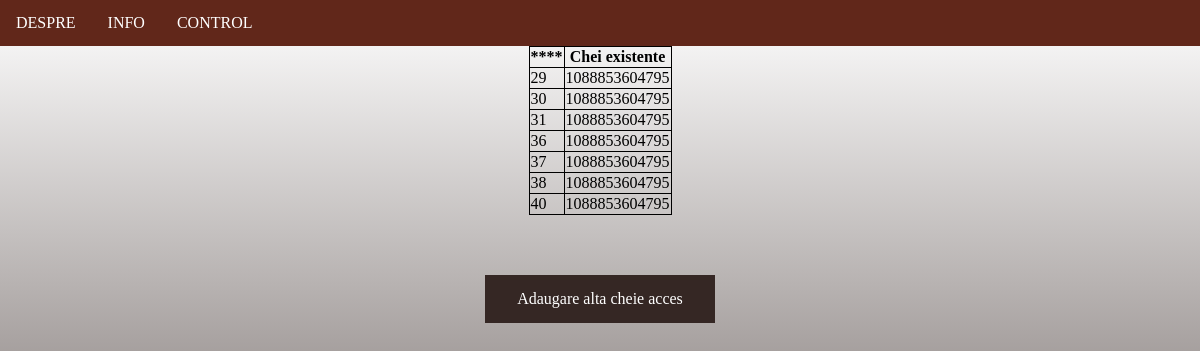
Page /render_info_page/display_current_keys (signed in) on the committed database.
### interface/models.py (models this page shows)
class RFIDKeysModel(models.Model):
    key = models.CharField(max_length=13, blank=True)

### interface/views.py (the view)
# urls.py: path('display_current_keys', views.display_current_keys, name='display_current_keys'),
@login_required
def display_current_keys(request):
    queryset = RFIDKeysModel.objects.all()
    return render(request, 'registration/display_current_keys.html', {'queryset':queryset})

### templates/registration/display_current_keys.html (shortened to what this page needs)
{% extends 'base.html' %}
    {% block head %}
    <link href="/static/css/style.css" rel="stylesheet">
    <header>
        <div class="container">
                <ul class="ul">
                            <li class="li"><a href="{% url 'home' %}"><font face="Euphemia">DESPRE</font></a></li>
                            <li class="li"><a href="{% url 'interface:render_info_page' %}"><font face="Euphemia">INFO</font></a></li>
                            <li class="li"><a href="{% url 'interface:render_control_page' %}"><font face="Euphemia">CONTROL</font></a></li>
                </ul>
        </div>
    </header>
    {% endblock %}
    {% block content %}
    <div="h2">
    <table align="center", style="border-collapse:collapse;border:1px solid black;">
    <thead>
      <tr style="border-collapse:collapse;border:1px solid black;">
          <th>****</th>
          <th style="border-collapse:collapse;border:1px solid black;">Chei existente</th>
      </tr>
    </thead>
      <tbody>
      {% for item in queryset %}
        <tr style="border-collapse:collapse;border:1px solid black;">
            <td style="border-collapse:collapse;border:1px solid black;"> {{ item.id  }}  </td>
            <td style="border-collapse:collapse;border:1px solid black;"> {{ item.key  }}  </td>
        </tr>
      {% endfor %}
    </tbody>
  </table>
    </div>
     <div class="h2">
      <a href="{% url 'interface:add_new_key' %}" class="buttonfilter">Adaugare alta cheie acces </a></div>
    {% endblock %}

### interface/static/css/style.css (style rules this page uses)
.body { background: -webkit-gradient(linear, left top, left bottom, from(white), to(#352724)) fixed; text: white; width:device-width; margin: 0; height: 100%; }
.ul { list-style-type: none; margin: 0; padding: 0; overflow: hidden; background-color: #61271A; width:100%; }
.li { float: left; posititon: relative; display: inline-block; cursor: pointer; }
.li a { display: block; color: white; text-align: center; padding: 14px 16px; text-decoration: none; }
.container { width:device-width; heigth:100%; left:20%; right:100%; }
.h2 { text-decoration:none; text-align:center; margin-top:60px; }
.buttonfilter { background-color:#352724; border:none; color: white; padding: 15px 32px; text-decoration: none; display: inline-block; }

### rows in the picture
RFIDKeysModel: id "29", key "1088853604795"
RFIDKeysModel: id "30", key "1088853604795"
RFIDKeysModel: id "31", key "1088853604795"
RFIDKeysModel: id "36", key "1088853604795"
RFIDKeysModel: id "37", key "1088853604795"
RFIDKeysModel: id "38", key "1088853604795"
RFIDKeysModel: id "40", key "1088853604795"
